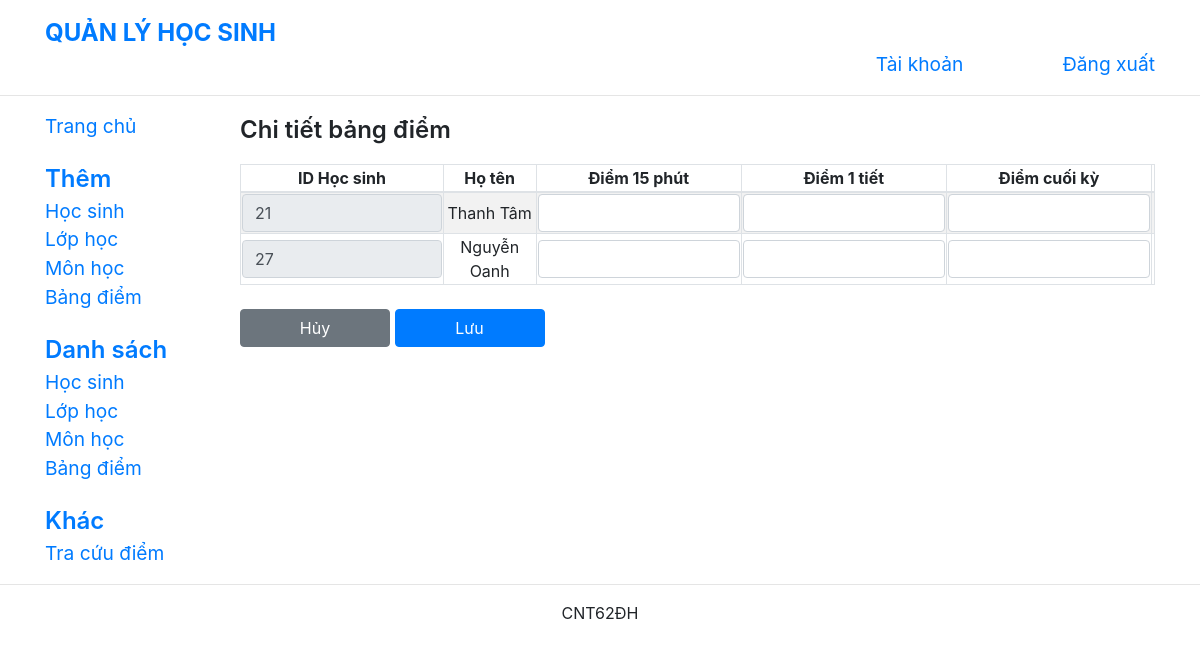
The page /createTranscriptDetail.php on the database its author committed.
### tables this page shows
CREATE TABLE `hocsinh` (
  `id_hocsinh` int(11) NOT NULL,
  `hoten` varchar(50) NOT NULL,
  `gioitinh` varchar(5) NOT NULL,
  `ngaysinh` date NOT NULL,
  `diachi` varchar(50) NOT NULL,
  `id_lop` int(11) DEFAULT NULL
);

### createTranscriptDetail.php (the view, shortened to what this page needs)
<?php
include "connect.php";
$sql1 = "SELECT hocsinh.id_hocsinh, hocsinh.hoten, bangdiem.id_bangdiem FROM hocsinh INNER JOIN bangdiem ON hocsinh.id_lop = bangdiem.id_lop ";
$stmt1 = $conn->prepare($sql1);
$query1 = $stmt1->execute();
?>
<!DOCTYPE html>
<html>
<head>
    <link rel="stylesheet" href="https://maxcdn.bootstrapcdn.com/bootstrap/4.0.0/css/bootstrap.min.css"
>
    <link href="https://cdn.jsdelivr.net/npm/select2@4.1.0-rc.0/dist/css/select2.min.css" rel="stylesheet" />
    <link rel="stylesheet" type="text/css" href="https://cdn.datatables.net/v/dt/dt-1.10.25/datatables.min.css" />
    <link rel="stylesheet" href="common.css">
    <link rel="stylesheet" href="layout.css">
</head>
<body>
    <div class="container">
        <header class="row">
            <div id="brand" class="col-12 col-lg-7">
                <a href="./index.php" class="navbar-brand">
                    <span id="brand_name">QUẢN LÝ HỌC SINH</span>
                </a>
            </div>
            <div id="horizontal_menu" class="col-12 col-lg-5 row">
                <a href="#" class="col-7">Tài khoản</a>
                <a href="logout.php" class="col-5">Đăng xuất</a>
            </div>
        </header>
    </div>
    <hr>
    <div class="container">
        <div class="row">
            <nav class="col-lg-2 navbar-collapse collapse expand-lg" id="nav_bar">
                <a href="./index.php" class="nav_option">Trang chủ</a>
                <div class="nav_group">
                    <p class="nav_group_name">Thêm</p>
                    <a href="./createStudent.php" class="nav_option">Học sinh</a>
                    <a href="./createClass.php" class="nav_option">Lớp học</a>
                    <a href="./createSubject.php" class="nav_option">Môn học</a>
                    <a href="./createTranscript.php" class="nav_option">Bảng điểm</a>
                </div>
                <div class="nav_group">
                    <p class="nav_group_name">Danh sách</p>
                    <a href="./listStudents.php" class="nav_option">Học sinh</a>
                    <a href="./listClasses.php" class="nav_option">Lớp học</a>
                    <a href="./listSubjects.php" class="nav_option">Môn học</a>
                    <a href="./listTranscripts.php" class="nav_option">Bảng điểm</a>
                </div>
                <div class="nav_group">
                    <p class="nav_group_name">Khác</p>
                    <a href="./searchTranscript.php" class="nav_option">Tra cứu điểm</a>
                </div>
            </nav>
            <div class="col-lg-10 content">
                <p class="page_title">Chi tiết bảng điểm</p>
                <form action="" method="post">
                    <div class="table-responsive">
                        <table class="data_table table-striped table-bordered">
                            <thead>
                                <th>ID Học sinh</th>
                                <th>Họ tên</th>
                                <th>Điểm 15 phút</th>
                                <th>Điểm 1 tiết</th>
                                <th>Điểm cuối kỳ</th>
                                <th></th>
                            </thead>
                            <tbody>
                            <tr>
                                <?php
                                if($query1){
                                    while($row = $stmt1->fetch(PDO::FETCH_ASSOC)){
                                    ?>
                                    <td><input name="id_hocsinh[]" class="form-control" readonly value="<?php echo $row["id_hocsinh"]?>"></td>
                                    <td><?php echo $row["hoten"]?></td>
                                    <td><input name="diem15phut[]" type="text" class="form-control" value=""></td>
                                    <td><input name="diem1tiet[]" type="text" class="form-control"value=""></td>
                                    <td><input name="diemcuoiky[]" type="text" class="form-control"value=""></td>
                                    <td><input name="id_bangdiem[]" type="hidden" class="form-control" readonly value="<?php echo $row["id_bangdiem"]?>"></td>
                                </tr>
                                <?php
                                }
                            }
                        ?>
                            </tbody>
                        </table>
                    </div>
                    <br>
                    <a class="btn btn-secondary" href="listTranscripts.php">Hủy</a>
                    <button type="submit" class="btn btn-primary" name="submit" value="submit">Lưu</button>
                </form>
            </div>
        </div>
    </div>
    <hr>
    <div class="container">
        <footer>
            <p>CNT62ĐH</p>
        </footer>
    </div>
</body>
</html>

### common.css (style rules this page uses)
.btn { width: 150px; }
.content { padding-left: 20px; }
.page_title { font-weight: 600; font-size: 1.5em; }
td, th { text-align: center; }
@media (min-width: 992px) { .expand-lg { display: block !important; } }

### layout.css (style rules this page uses)
header { margin-top: 10px; }
#brand a, #brand a:hover { color: #007bff; font-size: 1.5em; font-weight: bold; }
#horizontal_menu { text-align: right; padding-top: 40px; padding-right: 0; }
#horizontal_menu a, #horizontal_menu a:hover { text-decoration: none; font-size: 1.2em; vertical-align: bottom; padding-right: 0; }
.nav_group { margin-top: 20px; }
.nav_group_name { font-size: 1.5em; font-weight: 600; color: #007bff; margin: 0; }
.nav_option, .nav_option:hover { display: block; font-size: 1.2em; text-decoration: none; }
footer { text-align: center; }

### rows shown on the page
hocsinh: id_hocsinh "21", hoten "Thanh Tâm"
hocsinh: id_hocsinh "27", hoten "Nguyễn Oanh"
